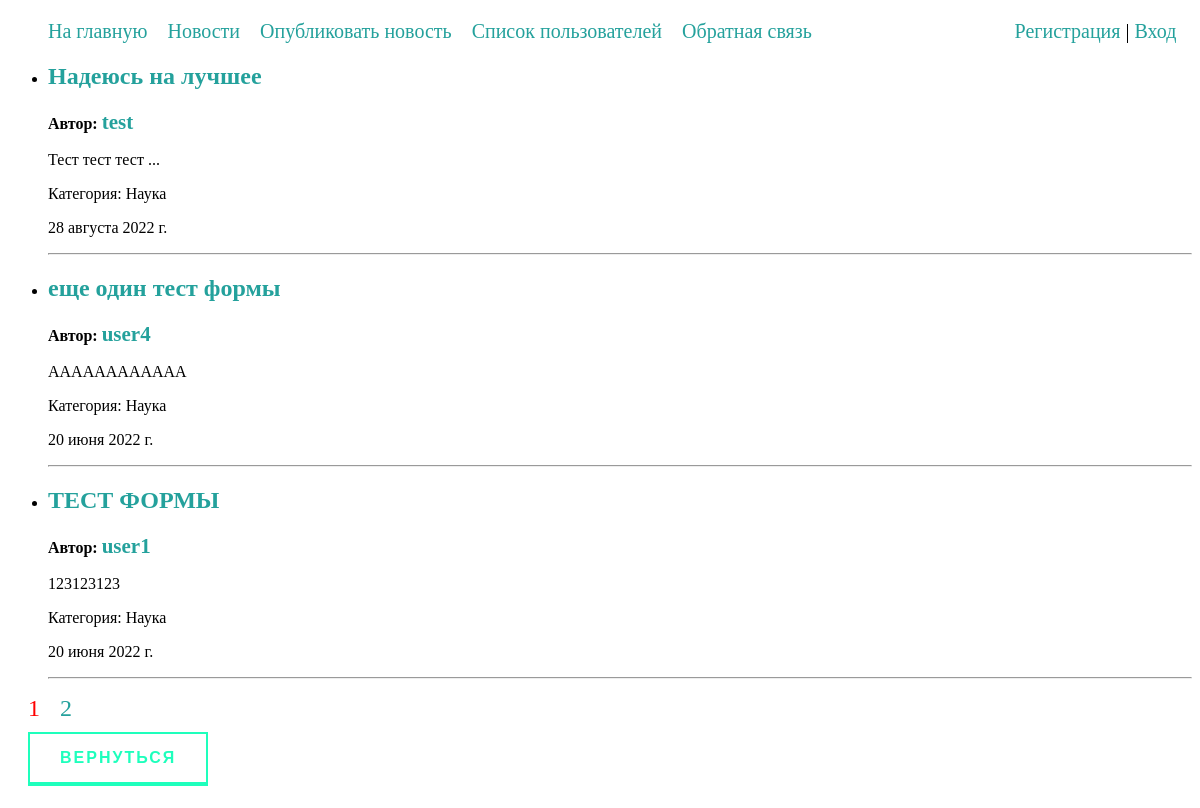
Page /cats/Science/ on the committed database.
### news/models.py (models this page shows, shortened)
class News(models.Model):
    title = models.CharField(max_length=255, verbose_name='Заголовок')
    content = models.TextField(blank=False, verbose_name='Текст новости')
    time_created = models.DateTimeField(auto_now_add=True)
    cat = models.ForeignKey('Category', on_delete=models.CASCADE, null=True, verbose_name='Категория')
    author = models.ForeignKey(User, on_delete=models.CASCADE, null=True, verbose_name='Автор')
    class Meta:
        verbose_name = 'Новости'
        verbose_name_plural = 'Новости'
        ordering = ['-time_created', 'title']

class Category(models.Model):
    name = models.CharField(max_length=100, db_index=True, verbose_name='Категория')
    slug = models.SlugField(max_length=255, db_index=True, unique=True, verbose_name='URL')
    def __str__(self):
        return self.name
    class Meta:
        verbose_name = 'Категории'
        verbose_name_plural = 'Категории'
        ordering = ['id']

### news/views.py (the view)
# urls.py: path('cats/<slug:cat_slug>/', NewsByCat.as_view(), name='category'),
class NewsByCat(DataMixin, ListView):
    model = News
    template_name = "news/newsByCat.html"
    context_object_name = 'news'
    paginate_by = 3
    def get_context_data(self, *, object_list=None, **kwargs):
        context = super().get_context_data(**kwargs)
        mix_def = self.get_user_context(title='Новости по категориям ' + str(self.kwargs['cat_slug']))
        return dict(list(context.items()) + list(mix_def.items()))
    def get_queryset(self):
        return News.objects.filter(cat__slug=self.kwargs['cat_slug']).select_related('cat', 'author', 'author__profile')

### account/models.py (called while the page is built)
    def get_absolute_url(self):
        return reverse('profile', kwargs={'profile_id': self.pk})

### first_project/context_processors.py (called while the page is built)
def menu_proc(request):
    return {'menu': menu}

### news/utils.py (called while the page is built)
    def get_user_context(self, **kwargs):
        context = kwargs
        cats = Category.objects.all()
        context['cats'] = cats
        return context

### news/templates/news/newsByCat.html (shortened to what this page needs)
{% extends 'news/base.html' %}
{% block content %}
<ul>
{% for n in news %}
     <li>
        <h2><a href="{{ ns.get_absolute_url }}">{{n.title}}</a></h2>
        <p><b>Автор: <a style="font-size: 21px;" href="{{ n.author.profile.get_absolute_url }}">{{ n.author.username }}</a></b></p>
        <p>{{n.content}}</p>
        <p>Категория: {{n.cat}}</p>
        <P>{{n.time_created|date:""}}</P>
    </li>
    <hr>
{% endfor %}
</ul>
{% if page_obj.has_other_pages %}
<nav class="paginate">
    <ul class="forPaginate">
        <li>
            {% if page_obj.number == 1 %}
            <a href="?page=1" style="color: red;">1</a>
            {% else %}
            <a href="?page=1">1</a>
            {% endif %}
        </li>
        <li>
            {% if page_obj.number == page_obj.paginator.num_pages %}
            <a href="?page={{ page_obj.paginator.num_pages }}" style="color: red;">{{ page_obj.paginator.num_pages }}</a>
            {% else %}
            <a href="?page={{ page_obj.paginator.num_pages }}">{{ page_obj.paginator.num_pages }}</a>
            {% endif %}
        </li>
    </ul>
</nav>
{% endif %}
    <a href="{% url 'news' %}" class="animated-button">Вернуться</a>
{% endblock %}

### news/static/news/css/styles.css (style rules this page uses)
a:active, a:hover, a { text-decoration: none; color: #24a19c; }
.animated-button { text-decoration: none; display: inline-block; margin: 10px 20px; padding: 15px 30px; overflow: hidden; border: 2px solid; border-bottom-width: 4px; font-family: 'Montserrat', sans-serif; text-transform: uppercase; font-weight: bold; letter-spacing: 2px; color: rgba(30, 255, 188, 1); background: rgba(255, 255, 255, 1); transition: color .3s, background .5s; }
.forPaginate { list-style: none; margin: 0; padding-left: 0; display: flex; font-size: 24px; }
.paginate { display: inline; }
.forPaginate li { margin-left: 20px; }

### rows in the picture
News: title "Надеюсь на лучшее", author.username "test", content "Тест тест тест ...", cat "Наука", time_created "28 августа 2022 г."
News: title "еще один тест формы", author.username "user4", content "АААААААААААА", cat "Наука", time_created "20 июня 2022 г."
News: title "ТЕСТ ФОРМЫ", author.username "user1", content "123123123", cat "Наука", time_created "20 июня 2022 г."

### other values in the picture
{{ m.title }} "На главную" "Новости" "Опубликовать новость" "Список пользователей" "Обратная связь"
{{ page_obj.paginator.num_pages }} "2"
